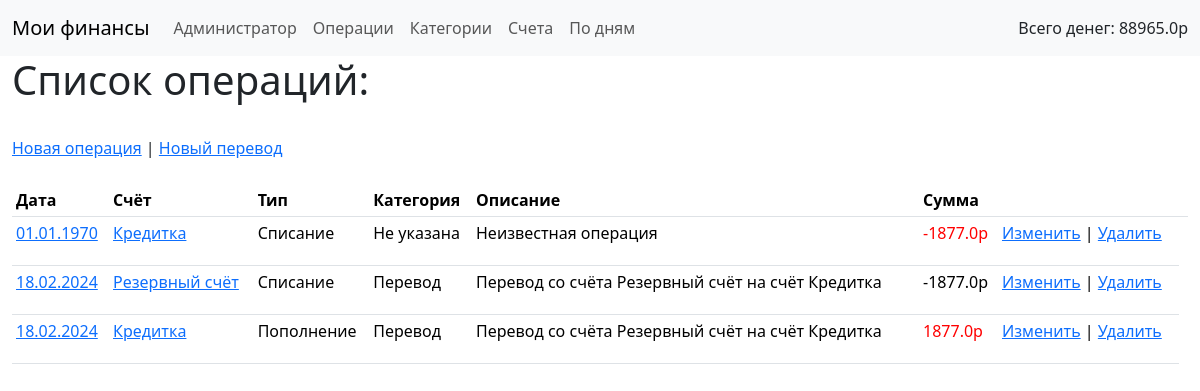
/operation/list (signed in), run on the app's committed database.
### babosiki/models.py (models this page shows, shortened)
class Operation(models.Model):
    date = models.DateField(default=timezone.now,
                            verbose_name='Дата',)
    account = models.ForeignKey('Account',
                                on_delete=models.CASCADE,
                                verbose_name='Счёт',)
    INCOME = 1
    OUTCOME = -1
    TYPES =(
    (INCOME, "Пополнение"),
    (OUTCOME, "Расход"),)
    type = models.IntegerField(choices = TYPES,
                                verbose_name='Тип',)
    category = models.ForeignKey('Category',
                                on_delete=models.SET_NULL,
                                verbose_name='Категория',
                                blank=True,
                                null=True,)
    description = models.CharField(max_length=128,
                                    verbose_name='Описание',
                                    blank=True,
                                    null=True,)
    value = models.FloatField(verbose_name='Сумма',)
    class Meta:
        verbose_name_plural = 'Операции'
        verbose_name = 'Операция'
        ordering = ['date']

class Account(models.Model):
    user = models.ForeignKey( settings.AUTH_USER_MODEL,
                              on_delete=models.CASCADE,
                              verbose_name='Пользователь',)
    name = models.CharField(max_length=32,
                            verbose_name='Имя счёта',)
    comment =  models.CharField(max_length=128,
                                verbose_name='Комментарий',
                                blank=True,
                                null=True,)
    DEBIT = 1
    CREDIT = -1
    TYPES =(
    (DEBIT, "Дебетовый"),
    (CREDIT, "Кредитный"),)
    type = models.IntegerField(choices = TYPES,
                            verbose_name='Тип',)
    initial_balance = models.FloatField(verbose_name='Начальный баланс',)
    calculated = models.BooleanField(default=True,
                                  verbose_name='Используется в расчётах',)
    def __str__(self):
        return self.name
    class Meta:
        verbose_name_plural = 'Счёт'
        verbose_name = 'Счета'

class Category(models.Model):
    name = models.CharField(max_length = 32,
                            verbose_name = 'Название категории',)
    def __str__(self):
        return self.name
    class Meta:
        verbose_name_plural = 'Категории'
        verbose_name = 'Категория'

### babosiki/views.py (the view)
# urls.py: path('operation/list', OperationListView.as_view(), name='operation_list'),
class OperationListView(LoginRequiredMixin, TemplateView):
    login_url = 'login'
    template_name = "operation_list.html"
    def get_context_data(self, **kwargs):
        accounts = Account.objects.filter(user=self.request.user)
        operations = Operation.objects.filter(account__id__in=accounts.all())
        context = super().get_context_data(**kwargs)
        context['operations'] = operations
        return context

### babosiki/context_processors.py (called while the page is built)
def global_data(request):
    try:
        accounts = Account.objects.filter(user=request.user, calculated=True)
        total_sum = 0
        for account in accounts:
            operations = Operation.objects.filter(account=account)
            for operation in operations:
                total_sum += operation.value*operation.type
            if account.type == Account.DEBIT:
                total_sum += account.initial_balance
        return {'accounts': Account.objects.all(),
                'total_money': total_sum}
    except TypeError:
        return {}

### templates/operation_list.html (shortened to what this page needs)
{% extends 'master.html' %}
{% block content %}
<h1>Список операций:</h1>
<a href="{% url 'operation_create' %}">Новая операция</a> |
<a href="{% url 'operation_transfer' %}">Новый перевод</a>
<table class="table table-sm">
    <thead>
        <tr class="header">
            <th>Дата</th>
            <th>Счёт</th>
            <th>Тип</th>
            <th>Категория</th>
            <th>Описание</th>
            <th>Сумма</th>
            <th></th>
            <th></th>
        </tr>
    </thead>
    <tbody>
        {% for operation in operations %}
        {% if operation.account.calculated %}
        <tr>
        {% else %}
        <tr class="table-secondary">
        {% endif %}
            <td><a href="{% url 'operation_list_daily' operation.date|date:"Y-m-d" %}">{{operation.date}}</a></td>
            <td>
                <a href="{% url 'account_detail' pk=operation.account.pk %}">{{ operation.account }}</a>
            </td>
            <td>
                {% if operation.type == 1 %}
                Пополнение
                {% else %}
                Списание
                {% endif %}
            </td>
            <td>
                {% if operation.category %}
                {{operation.category}}
                {% else %}
                Не указана
                {% endif %}
            </td>
            <td>
                {% if operation.description %}
                {{operation.description}}
                {% else %}
                Не указано
                {% endif %}
            </td>
            <td>
                {% if operation.account.calculated == False or operation.account.type == -1 %}
                <p style="color:hsla(0,100%,50%,1);">
                    {% else %}
                <p style="color:hsla(50%,0,50%,1);">
                    {% endif %}
                    {% if operation.type == 1 %}
                    {{operation.value}}р
                    {% else %}
                    -{{operation.value}}р
                    {% endif %}
                </p>
            </td>
            <td><a href="{% url 'operation_edit' pk=operation.pk %}">Изменить</a> | <a
                    href="{% url 'operation_delete' pk=operation.pk %}">Удалить</a></td>
        </tr>
        {% endfor %}
    </tbody>
</table>
{% endblock content %}

### data on the page
Operation: date "01.01.1970", account "Кредитка", type "Списание", shows "Не указана", description "Неизвестная операция", value "1877.0"
Operation: date "18.02.2024", account "Резервный счёт", type "Списание", category "Перевод", description "Перевод со счёта Резервный счёт на счёт Кредитка", value "1877.0"
Operation: date "18.02.2024", account "Кредитка", type "Пополнение", category "Перевод", description "Перевод со счёта Резервный счёт на счёт Кредитка", value "1877.0"

### other printed values
{{ total_money }} "88965.0"
